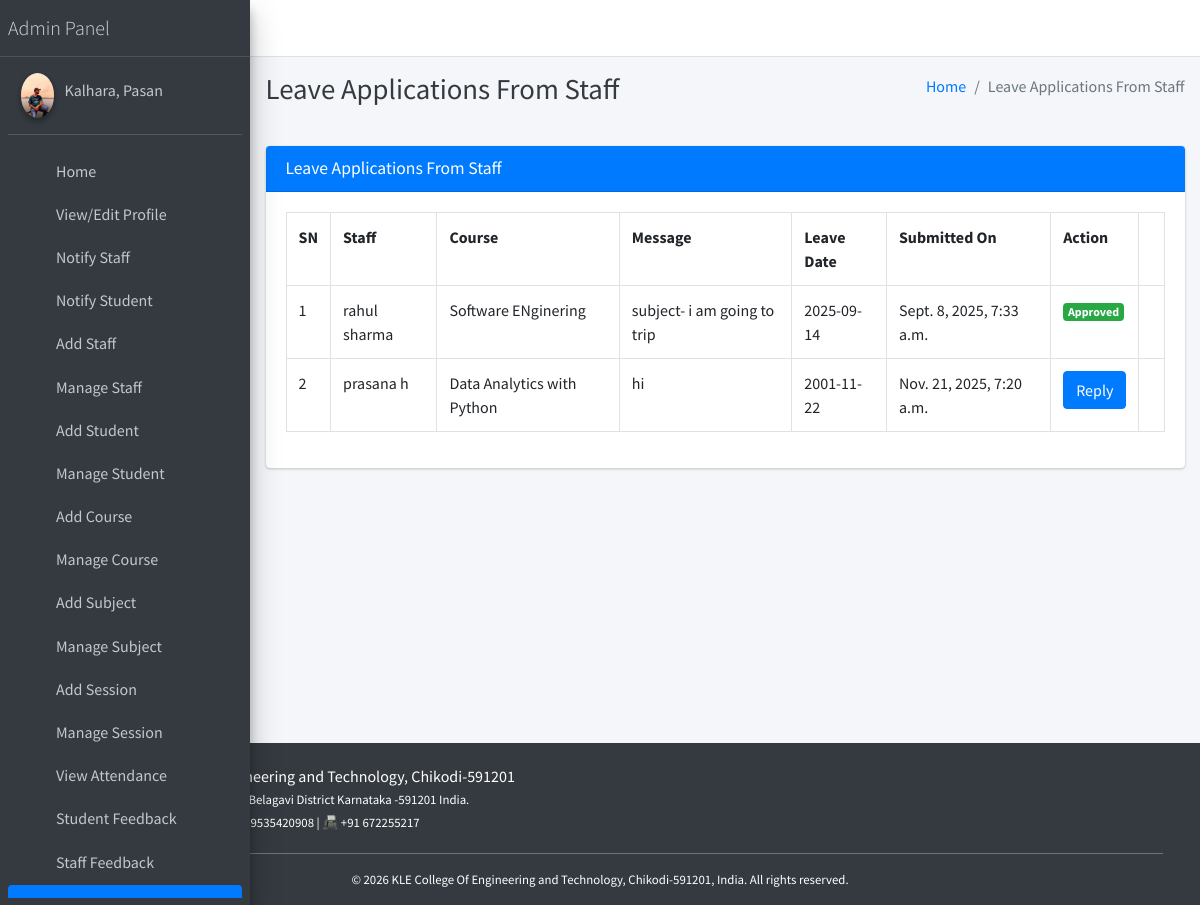
Screenshot of /staff/view/leave/ (signed in) with the database file from the repository.
### main_app/models.py (models this page shows)
class CustomUser(AbstractUser):
    USER_TYPE = ((1, "HOD"), (2, "Staff"), (3, "Student"))
    GENDER = [("M", "Male"), ("F", "Female")]
    username = None  # Removed username, using email instead
    email = models.EmailField(unique=True)
    user_type = models.CharField(default=1, choices=USER_TYPE, max_length=1)
    gender = models.CharField(max_length=1, choices=GENDER)
    profile_pic = models.ImageField()
    address = models.TextField()
    fcm_token = models.TextField(default="")  # For firebase notifications
    created_at = models.DateTimeField(auto_now_add=True)
    updated_at = models.DateTimeField(auto_now=True)
    USERNAME_FIELD = "email"
    REQUIRED_FIELDS = []
    objects = CustomUserManager()
    def __str__(self):
        return self.last_name + ", " + self.first_name

class LeaveReportStaff(models.Model):
    staff = models.ForeignKey(Staff, on_delete=models.CASCADE)
    date = models.CharField(max_length=60)
    message = models.TextField()
    status = models.SmallIntegerField(default=0)
    created_at = models.DateTimeField(auto_now_add=True)
    updated_at = models.DateTimeField(auto_now=True)

class Staff(models.Model):
    course = models.ForeignKey(Course, on_delete=models.DO_NOTHING, null=True, blank=False)
    admin = models.OneToOneField(CustomUser, on_delete=models.CASCADE)
    def __str__(self):
        return self.admin.last_name + " " + self.admin.first_name

class Course(models.Model):
    name = models.CharField(max_length=120)
    created_at = models.DateTimeField(auto_now_add=True)
    updated_at = models.DateTimeField(auto_now=True)
    def __str__(self):
        return self.name

### main_app/hod_views.py (the view, shortened to what this page needs)
# urls.py: path("staff/view/leave/", hod_views.view_staff_leave, name="view_staff_leave",),
@csrf_exempt
def view_staff_leave(request):
    if request.method != 'POST':
        allLeave = LeaveReportStaff.objects.all()
        context = {
            'allLeave': allLeave,
            'page_title': 'Leave Applications From Staff'
        }
        return render(request, "hod_template/staff_leave_view.html", context)

### main_app/templates/hod_template/staff_leave_view.html (shortened to what this page needs)
{% extends 'main_app/base.html' %}
{% load static %}
{% block page_title %}{{page_title}}{% endblock page_title %}
{% block content %}
<section class="content">
    <div class="container-fluid">
        <div class="row">
            <div class="col-md-12">
                <div class="card card-primary">
                    <div class="card-header">
                        <h3 class="card-title">{{page_title}}</h3>
                    </div>
                    <div class="table card-body">
                        <table class="table table-bordered">
                            <tr>
                                <th>SN</th>
                                <th>Staff</th>
                                <th>Course</th>
                                <th>Message</th>
                                <th>Leave Date</th>
                                <th>Submitted On</th>
                                <th>Action</th>
                            </tr>
                            {% for leave in  allLeave %}
                              <tr>
                                  <td>{{forloop.counter}}</td>
                                  <td>{{leave.staff}}</td>
                                  <td>{{leave.staff.course}}</td>
                                  <td>{{leave.message}}</td>
                                  <td>{{leave.date}}</td>
                                  <td>{{leave.created_at}}</td>
                                      {% if leave.status == 0 %}
                                           <td> <button data-toggle = "modal" data-target = "#reply_modal" value="{{leave.id}}" class="btn btn-primary reply_open_modal">Reply</button>
{% elif leave.status == -1 %}
<td><span  class='badge badge-danger'>Rejected</span></td>
{% else %}
<td><span  class='badge badge-success'>Approved</span></td>
                                            <td>{{feedback.updated_at}}</td>
                                      {% endif %}
                                  </td>
                              </tr>
                            {% endfor %}
                        </table>
                    </div>
                    </div>
            </div>
        </div>
    </div>
</section>
{% endblock content %}

### main_app/templates/main_app/sidebar_template.html (shortened to what this page needs)
{% load static %}
<aside class="main-sidebar sidebar-dark-primary elevation-4">
{% if request.user.user_type == '1' %}
    <a href="{% url 'admin_home' %}" class="brand-link">
        <span class="brand-text font-weight-light">Admin Panel</span>
    </a>
    <div class="sidebar">
        <div class="user-panel mt-3 pb-3 mb-3 d-flex">
            <div class="image">
                <img src="{{ request.user.profile_pic }}" class="img-circle elevation-2" alt="User Image">
            </div>
            <div class="info">
                <a href="#" class="d-block">{{ user }}</a>
            </div>
        </div>
        <nav class="mt-2">
            <ul class="nav nav-pills nav-sidebar flex-column" role="menu">
                <li class="nav-item">
                    {% url 'admin_home' as admin_home %}
                    <a href="{{ admin_home }}" class="nav-link {% if admin_home == request.path %} active {% endif %}">
                        <i class="nav-icon fas fa-tachometer-alt"></i>
                        <p>Home</p>
                    </a>
                </li>
                <li class="nav-item">
                    {% url 'admin_view_profile' as admin_view_profile %}
                    <a href="{{ admin_view_profile }}" class="nav-link {% if admin_view_profile == request.path %} active {% endif %}">
                        <i class="nav-icon fas fa-user-cog"></i>
                        <p>View/Edit Profile</p>
                    </a>
                </li>
                <li class="nav-item">
                    {% url 'admin_notify_staff' as admin_notify_staff %}
                    <a href="{{ admin_notify_staff }}" class="nav-link {% if admin_notify_staff == request.path %} active {% endif %}">
                        <i class="nav-icon fas fa-bullhorn"></i>
                        <p>Notify Staff</p>
                    </a>
                </li>
                <li class="nav-item">
                    {% url 'admin_notify_student' as admin_notify_student %}
                    <a href="{{ admin_notify_student }}" class="nav-link {% if admin_notify_student == request.path %} active {% endif %}">
                        <i class="nav-icon fas fa-bullhorn"></i>
                        <p>Notify Student</p>
                    </a>
                </li>
                <li class="nav-item">
                    {% url 'add_staff' as add_staff %}
                    <a href="{{ add_staff }}" class="nav-link {% if add_staff == request.path %} active {% endif %}">
                        <i class="nav-icon fas fa-user-plus"></i>
                        <p>Add Staff</p>
                    </a>
                </li>
                <li class="nav-item">
                    {% url 'manage_staff' as manage_staff %}
                    {% url 'edit_staff' staff_id as edit_staff %}
                    <a href="{{ manage_staff }}" class="nav-link {% if manage_staff == request.path or request.path == edit_staff %} active {% endif %}">
                        <i class="nav-icon fas fa-users"></i>
                        <p>Manage Staff</p>
                    </a>
                </li>
                <li class="nav-item">
                    {% url 'add_student' as add_student %}
                    <a href="{{ add_student }}" class="nav-link {% if add_student == request.path %} active {% endif %}">
                        <i class="nav-icon fas fa-user-graduate"></i>
                        <p>Add Student</p>
                    </a>
                </li>
                <li class="nav-item">
                    {% url 'manage_student' as manage_student %}
                    {% url 'edit_student' student_id as edit_student %}
                    <a href="{{ manage_student }}" class="nav-link {% if edit_student == request.path or manage_student == request.path %} active {% endif %}">
                        <i class="nav-icon fas fa-users"></i>
                        <p>Manage Student</p>
                    </a>
                </li>
                <li class="nav-item">
                    {% url 'add_course' as add_course %}
                    <a href="{{ add_course }}" class="nav-link {% if add_course == request.path %} active {% endif %}">
                        <i class="nav-icon fas fa-book"></i>
                        <p>Add Course</p>
                    </a>
                </li>
                <li class="nav-item">
                    {% url 'manage_course' as manage_course %}
                    {% url 'edit_course' course_id as edit_course %}
                    <a href="{{ manage_course }}" class="nav-link {% if edit_course == request.path or manage_course == request.path %} active {% endif %}">
                        <i class="nav-icon fas fa-book-open"></i>
                        <p>Manage Course</p>
                    </a>
                </li>
                <li class="nav-item">
                    {% url 'add_subject' as add_subject %}
                    <a href="{{ add_subject }}" class="nav-link {% if add_subject == request.path %} active {% endif %}">
                        <i class="nav-icon fas fa-chalkboard-teacher"></i>
                        <p>Add Subject</p>
                    </a>
                </li>
                <li class="nav-item">
                    {% url 'manage_subject' as manage_subject %}
                    {% url 'edit_subject' subject_id as edit_subject %}
                    <a href="{{ manage_subject }}" class="nav-link {% if edit_subject == request.path or manage_subject == request.path %} active {% endif %}">
                        <i class="nav-icon fas fa-book-reader"></i>
                        <p>Manage Subject</p>
                    </a>
                </li>
                <li class="nav-item">
                    {% url 'add_session' as add_session %}
                    <a href="{{ add_session }}" class="nav-link {% if add_session == request.path %} active {% endif %}">
                        <i class="nav-icon fas fa-calendar-plus"></i>
                        <p>Add Session</p>
                    </a>
                </li>
                <li class="nav-item">
                    {% url 'manage_session' as manage_session %}
                    {% url 'edit_session' session_id as edit_session %}
                    <a href="{{ manage_session }}" class="nav-link {% if edit_session == request.path or manage_session == request.path %} active {% endif %}">
                        <i class="nav-icon fas fa-calendar-alt"></i>
                        <p>Manage Session</p>
                    </a>
                </li>
                <li class="nav-item">
                    {% url 'admin_view_attendance' as admin_view_attendance %}
                    <a href="{{ admin_view_attendance }}" class="nav-link {% if admin_view_attendance == request.path %} active {% endif %}">
                        <i class="nav-icon fas fa-clipboard-list"></i>
                        <p>View Attendance</p>
                    </a>
                </li>
                <li class="nav-item">
                    {% url 'student_feedback_message' as student_feedback_message %}
                    <a href="{{ student_feedback_message }}" class="nav-link {% if student_feedback_message == request.path %} active {% endif %}">
                        <i class="nav-icon fas fa-comment-dots"></i>
                        <p>Student Feedback</p>
                    </a>
                </li>
                <li class="nav-item">
                    {% url 'staff_feedback_message' as staff_feedback_message %}
                    <a href="{{ staff_feedback_message }}" class="nav-link {% if staff_feedback_message == request.path %} active {% endif %}">
                        <i class="nav-icon fas fa-comments"></i>
                        <p>Staff Feedback</p>
                    </a>
                </li>
                <li class="nav-item">
                    {% url 'view_staff_leave' as view_staff_leave %}
                    <a href="{{ view_staff_leave }}" class="nav-link {% if view_staff_leave == request.path %} active {% endif %}">
                        <i class="nav-icon fas fa-user-clock"></i>
                        <p>Staff Leave</p>
                    </a>
                </li>
{% endif %}
</ul>
</nav>
</div>
</aside>

### rows the page displays
CustomUser: user.profile_pic (picture), last_name+first_name "Kalhara, Pasan"
LeaveReportStaff: staff "rahul sharma", staff.course "Software ENginering", message "subject- i am going to trip", date "2025-09-14", created_at "Sept. 8, 2025, 7:33 a.m."
LeaveReportStaff: staff "prasana h", staff.course "Data Analytics with Python", message "hi", date "2001-11-22", created_at "Nov. 21, 2025, 7:20 a.m."

### other values shown
{{ page_title }} "Leave Applications From Staff"
